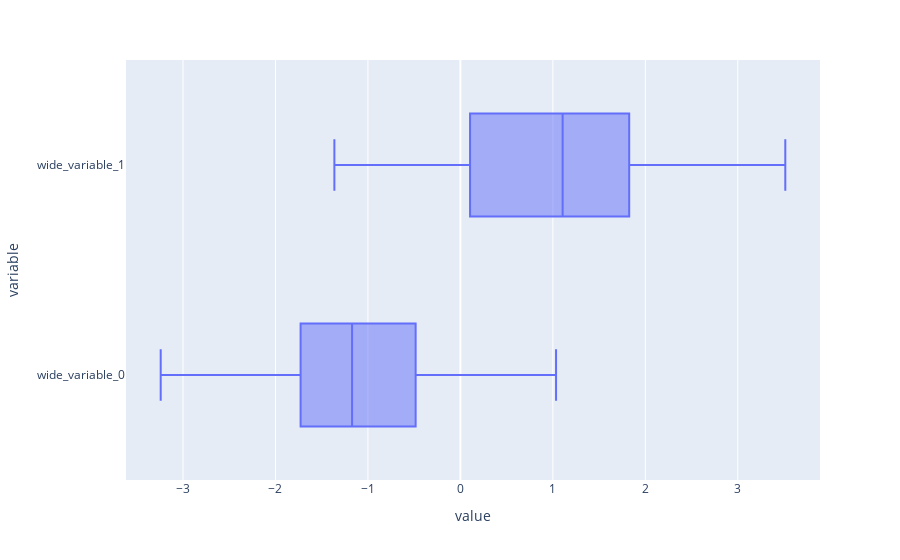

Source (notebook cell):
### Markdown cell above
## Horizontal Box Plot

### Code cell
fig = px.box(
    x=[y0, y1]
)
fig.show()

### Figure 1 — Plotly figure (JSON) as saved in the notebook; plotly's stock layout.template omitted (floating-point values rounded to 4 significant figures)
{"data": [{"alignmentgroup": "True", "hovertemplate": "value=%{x}<br>variable=%{y}<extra></extra>", "legendgroup": "", "marker": {"color": "#636efa"}, "name": "", "notched": false, "offsetgroup": "", "orientation": "h", "showlegend": false, "type": "box", "x": [-1.479, -1.546, -0.06393, -0.7903, -1.546, -2.002, -0.3556, -0.9745, -2.05, -0.3446, -1.774, -0.3714, -1.476, -0.5722, -1.365, -2.662, -0.9677, -1.221, -2.327, 0.3829, -0.6006, -1.04, 1.035, -0.1429, -0.2366, -1.398, -0.6234, -1.932, -0.2542, -0.4841, -2.06, -1.21, -1.638, -0.1828, -0.2094, -1.133, -0.5445, -1.91, -0.6802, -1.826, -1.994, -1.728, -0.7308, -0.7146, -2.794, -1.624, -1.717, -1.475, -3.241, -0.4271, 1.353, 1.429, 1.103, 1.023, -0.04168, 0.1564, 1.957, -0.4195, 1.744, 3.514, 1.523, -0.1307, 1.948, 3.022, 1.091, -0.7889, -0.3077, 0.0353, 2.099, 1.826, 2.869, -0.4192, 0.9145, 1.182, 0.4263, 2.579, -1.363, 0.1541, 1.318, 3.173, 1.308, 1.412, 1.109, 1.732, 1.466, 0.5077, 0.1883, 2.228, 1.178, 1.908, -0.07153, 3.139, 2.123, -0.06539, -0.349, -0.3203, 0.8926, 0.67, 0.4622, 0.1046], "x0": " ", "xaxis": "x", "y": ["wide_variable_0", "wide_variable_0", "wide_variable_0", "wide_variable_0", "wide_variable_0", "wide_variable_0", "wide_variable_0", "wide_variable_0", "wide_variable_0", "wide_variable_0", "wide_variable_0", "wide_variable_0", "wide_variable_0", "wide_variable_0", "wide_variable_0", "wide_variable_0", "wide_variable_0", "wide_variable_0", "wide_variable_0", "wide_variable_0", "wide_variable_0", "wide_variable_0", "wide_variable_0", "wide_variable_0", "wide_variable_0", "wide_variable_0", "wide_variable_0", "wide_variable_0", "wide_variable_0", "wide_variable_0", "wide_variable_0", "wide_variable_0", "wide_variable_0", "wide_variable_0", "wide_variable_0", "wide_variable_0", "wide_variable_0", "wide_variable_0", "wide_variable_0", "wide_variable_0", "wide_variable_0", "wide_variable_0", "wide_variable_0", "wide_variable_0", "wide_variable_0", "wide_variable_0", "wide_variable_0", "wide_variable_0", "wide_variable_0", "wide_variable_0", "wide_variable_1", "wide_variable_1", "wide_variable_1", "wide_variable_1", "wide_variable_1", "wide_variable_1", "wide_variable_1", "wide_variable_1", "wide_variable_1", "wide_variable_1", "wide_variable_1", "wide_variable_1", "wide_variable_1", "wide_variable_1", "wide_variable_1", "wide_variable_1", "wide_variable_1", "wide_variable_1", "wide_variable_1", "wide_variable_1", "wide_variable_1", "wide_variable_1", "wide_variable_1", "wide_variable_1", "wide_variable_1", "wide_variable_1", "wide_variable_1", "wide_variable_1", "wide_variable_1", "wide_variable_1", "wide_variable_1", "wide_variable_1", "wide_variable_1", "wide_variable_1", "wide_variable_1", "wide_variable_1", "wide_variable_1", "wide_variable_1", "wide_variable_1", "wide_variable_1", "wide_variable_1", "wide_variable_1", "wide_variable_1", "wide_variable_1", "wide_variable_1", "wide_variable_1", "wide_variable_1", "wide_variable_1", "wide_variable_1", "wide_variable_1"], "y0": " ", "yaxis": "y"}], "layout": {"boxmode": "group", "legend": {"tracegroupgap": 0}, "margin": {"t": 60}, "xaxis": {"anchor": "y", "domain": [0, 1], "title": {"text": "value"}}, "yaxis": {"anchor": "x", "domain": [0, 1], "title": {"text": "variable"}}}}
